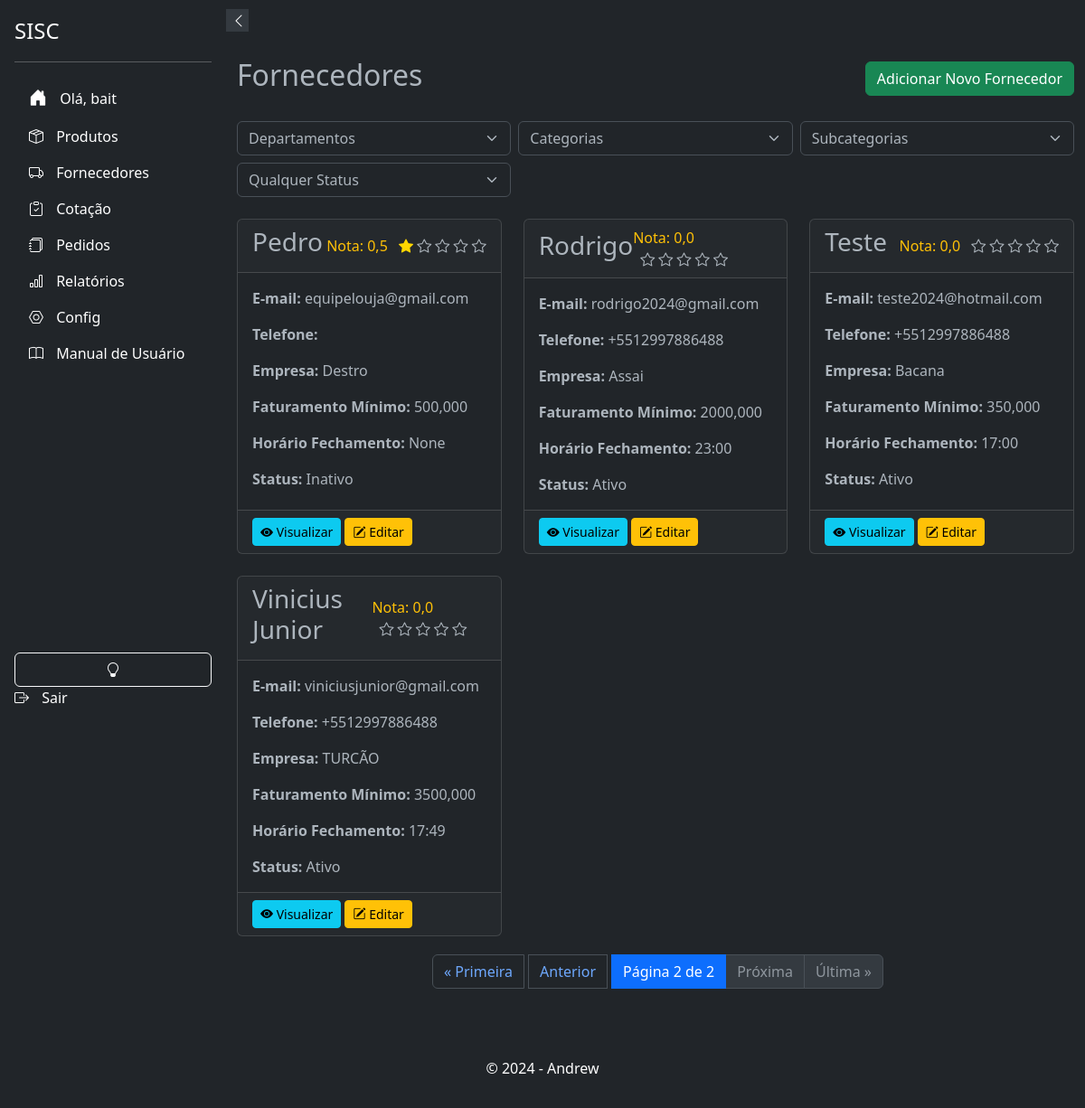
The page /suppliers/?page=2 (signed in) on the database as committed earlier.
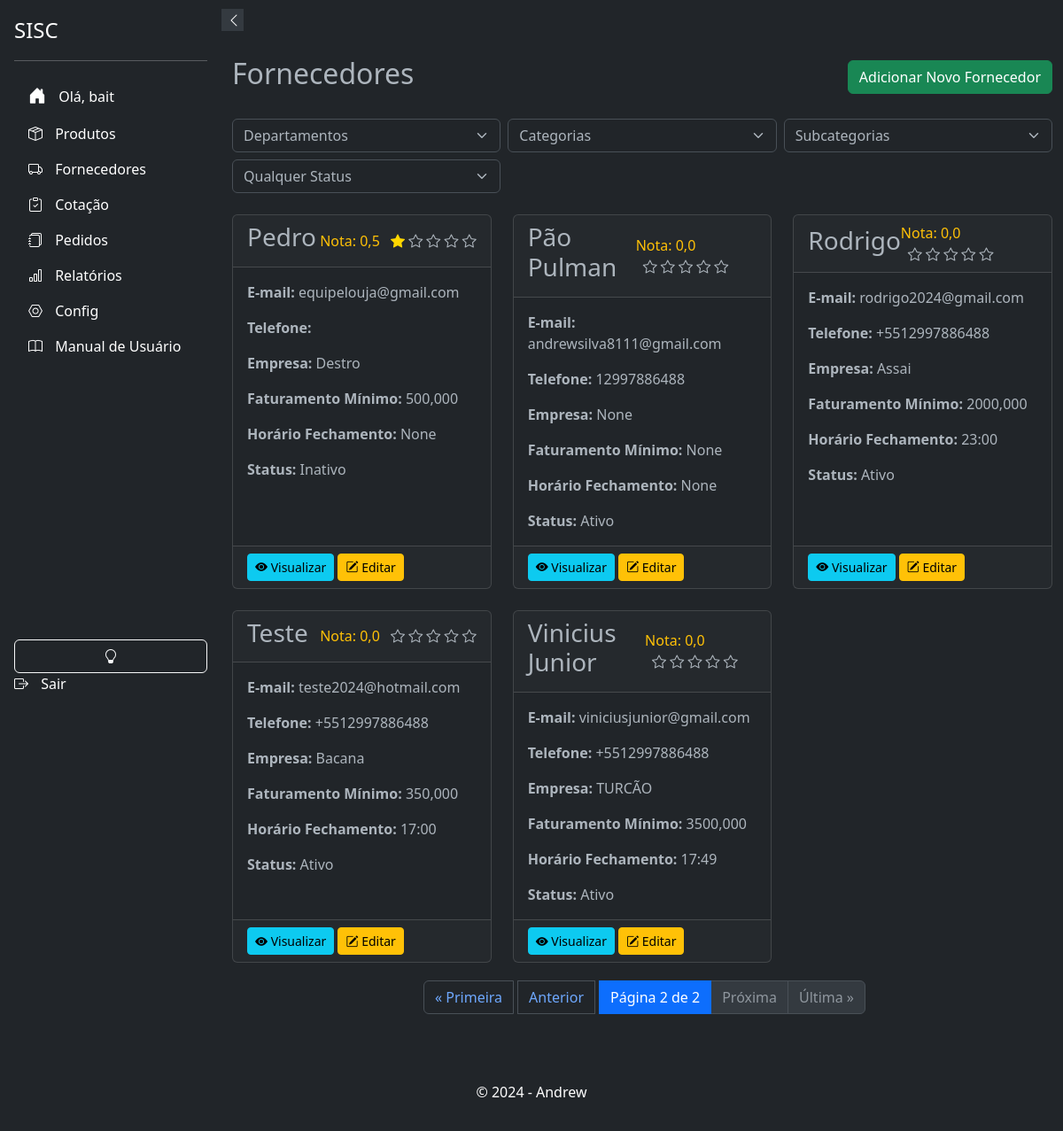
The same page on the database as committed later.
### suppliers/models.py (models this page shows, shortened)
class Supplier(models.Model):
    user = models.ForeignKey(settings.AUTH_USER_MODEL, on_delete=models.CASCADE, blank=True, null=True)
    name = models.CharField(max_length=255)
    email = models.EmailField(unique=True)
    phone_regex = RegexValidator(regex=r'^\+?\d{10,15}$', message="Número de telefone no formato: '+999999999'. Até 15 dígitos.", )
    phone = models.CharField(validators=[phone_regex], max_length=17, blank=True)
    company = models.CharField(max_length=255, null=True, blank=True)
    cnpj = models.CharField(max_length=18, unique=True, validators=[validate_cnpj], null=True, blank=True)
    active = models.BooleanField(default=True, verbose_name="Ativo")
    address_line_1 = models.CharField("Endereço", max_length=255, null=True, blank=True)
    address_line_2 = models.CharField("Complemento", max_length=255, null=True, blank=True)
    city = models.CharField("Cidade", max_length=100, null=True, blank=True)
    state = models.CharField("Estado", max_length=50, null=True, blank=True)
    zip_code = models.CharField("CEP", max_length=10, null=True, blank=True)
    minimum_order_value = models.DecimalField("Valor Mínimo para Pedido", max_digits=10, decimal_places=3, validators=[MinValueValidator(0)], null=True, blank=True)
    order_response_deadline = models.TimeField("Prazo de Resposta para Pedidos", null=True, blank=True)
    departments = models.ManyToManyField('products.Departamento', related_name='suppliers', blank=True)
    categories = models.ManyToManyField(Category, blank=True, verbose_name="Categorias")
    subcategories = models.ManyToManyField(Subcategory, blank=True, verbose_name="Subcategorias")
    brands = models.ManyToManyField(Brand,  blank=True, verbose_name="Marcas")
    created_at = models.DateTimeField(auto_now_add=False, default=datetime.datetime.now, null=True, blank=True)
    updated_at = models.DateTimeField(auto_now=True, verbose_name="Atualizado em")
    deleted = models.BooleanField(default=False)
    holiday_cover_name = models.CharField("Nome do Fornecedor de Férias", max_length=255, null=True, blank=True)
    holiday_cover_email = models.EmailField("Email do Fornecedor de Férias", null=True, blank=True)
    holiday_cover_phone = models.CharField("Telefone do Fornecedor de Férias", validators=[phone_regex], max_length=17, blank=True, null=True)
    observation = models.TextField("Observação", null=True, blank=True)
    delivery_days = models.CharField("Dias de Entrega", max_length=100, blank=True, null=True)
    quality_rating = models.IntegerField(default=0, blank=True, null=True)
    delivery_time_rating = models.IntegerField(default=0, blank=True, null=True)
    price_rating = models.IntegerField(default=0, blank=True, null=True)
    reliability_rating = models.IntegerField(default=0, blank=True, null=True)
    flexibility_rating = models.IntegerField(default=0, blank=True, null=True)
    partnership_rating = models.IntegerField(default=0, blank=True, null=True)
    comments = models.TextField("Comentários", max_length=100, blank=True, null=True)
    billing_deadline_choices = [
        ('1-2', '1 a 2 dias úteis'),
        ('3-5', '3 a 5 dias úteis'),
        ('6-10', '6 a 10 dias úteis'),
        ('11-15', '11 a 15 dias úteis'),
        ('15+', 'Mais de 15 dias úteis'),
        ('negotiable', 'A combinar')
    ]
    billing_deadline = models.CharField(max_length=20, choices=billing_deadline_choices, default='1-2', verbose_name="Prazo de Faturamento")
    specific_billing_deadline = models.CharField(max_length=50, blank=True, null=True, verbose_name="Prazo Específico de Faturamento")
    class Meta:
        ordering = ['name']
    def average_rating(self):
        ratings = [self.quality_rating, self.delivery_time_rating, self.flexibility_rating, self.partnership_rating]
        ratings = [rating for rating in ratings if rating is not None]
        if ratings:
            return sum(ratings) / len(ratings)
        return None

### suppliers/views.py (the view)
# urls.py: path('', SupplierListView.as_view(), name='supplier_list'),
@method_decorator(login_required(login_url='login'), name='dispatch') # Decorador para exigir login
class SupplierListView(ListView):  # View para listar fornecedores
    model = Supplier # Modelo a ser utilizado
    template_name = 'suppliers/supplier_list.html' # Template a ser utilizado
    context_object_name = 'suppliers' # Nome do objeto de contexto
    paginate_by = 6
    def get_queryset(self): # Método para filtrar os fornecedores
        queryset = super().get_queryset()
        department_id = self.request.GET.get('department')
        category_id = self.request.GET.get('category')
        subcategory_id = self.request.GET.get('subcategory')
        status = self.request.GET.get('status')
        if department_id: # Se department_id não estiver vazio
            queryset = queryset.filter(departments__id=department_id) # Filtra os fornecedores pelo departamento
        if category_id:
            queryset = queryset.filter(categories__id=category_id)
        if subcategory_id:
            queryset = queryset.filter(subcategories__id=subcategory_id)
        if status:
            queryset = queryset.filter(active=status == 'True')
        return queryset
    def get_context_data(self, **kwargs): # Adiciona os departamentos ao contexto
        context = super().get_context_data(**kwargs)
        context['suppliers'] = context['object_list']  # Adiciona 'suppliers' ao contexto
        context['departments'] = Departamento.objects.all()
        context['categories'] = Category.objects.all()
        context['subcategories'] = Subcategory.objects.all()
        context['form'] = SupplierFilterForm(self.request.GET or None)
        context['status_form'] = SupplierStatusFilterForm(self.request.GET or None)
        return context

### suppliers/templates/suppliers/supplier_list.html (shortened to what this page needs)
{% extends "base.html" %}
{% load static %}
{% load i18n %}
{% load tz %}
{% block content %}
<div class="container py-4">
    <div class="d-flex justify-content-between align-items-center mb-4">
        <h2>Fornecedores</h2>
        <a href="{% url 'suppliers:supplier_new' %}" class="btn btn-success">Adicionar Novo Fornecedor</a>
    </div>
    <form method="GET" action="{% url 'suppliers:supplier_list' %}" id="filterForm">
        <div class="row g-2">
            <div class="col-md-4">
                <select id="departmentSelect" class="form-select" name="department">
                    <option value="">Departamentos</option>
                </select>
            </div>
            <div class="col-md-4">
                <select id="categorySelect" class="form-select" name="category">
                    <option value="">Categorias</option>
                </select>
            </div>
            <div class="col-md-4">
                <select id="subcategorySelect" class="form-select" name="subcategory">
                    <option value="">Subcategorias</option>
                </select>
            </div>
            <div class="col-md-4">
                <select class="form-select" name="status" onchange="document.getElementById('filterForm').submit()">
                    <option value="">Qualquer Status</option>
                </select>
            </div>
        </div>
    </form>
    <br>
    <div class="row row-cols-1 row-cols-md-3 g-4">
        {% for supplier in suppliers %}
        <div class="col">
            <div class="card h-100 card-hover" onclick="location.href='{% url 'suppliers:supplier_detail' supplier.id %}'">
                <div class="card-header d-flex align-items-center justify-content-between">
                    <h3 class="card-title">{{ supplier.name }}</h3>
                    <div>
                        <span class="text-warning">Nota: {{ supplier.average_rating|floatformat:"1" }}</span>
                        <div class="rating ms-2 d-inline-block">
                            {% for i in "12345" %}
                                {% if forloop.counter <= supplier.average_rating|floatformat:"0"|add:"0" %}
                                    <i class="bi bi-star-fill"></i>
                                {% elif forloop.counter == supplier.average_rating|floatformat:"0"|add:"0"|add:"1" and supplier.average_rating|floatformat:"1"|slice:":1" == "5" %}
                                    <i class="bi bi-star-half"></i>
                                {% else %}
                                    <i class="bi bi-star"></i>
                                {% endif %}
                            {% endfor %}
                        </div>
                    </div>
                </div>
                <div class="card-body">
                    <p class="card-text"><strong>E-mail:</strong> {{ supplier.email }}</p>
                    <p class="card-text"><strong>Telefone:</strong> {{ supplier.phone }}</p>
                    <p class="card-text"><strong>Empresa:</strong> {{ supplier.company }}</p>
                    <p class="card-text"><strong>Faturamento Mínimo:</strong> {{ supplier.minimum_order_value }}</p>
                    <p class="card-text"><strong>Horário Fechamento:</strong> {{ supplier.order_response_deadline }}</p>
                    <p class="card-text"><strong>Status:</strong> {{ supplier.active|yesno:"Ativo,Inativo" }}</p>
                </div>
                <div class="card-footer">
                    <a href="{% url 'suppliers:supplier_detail' supplier.id %}" class="btn btn-info btn-sm">
                        <i class="bi bi-eye-fill"></i> Visualizar
                    </a>
                    <a href="{% url 'suppliers:supplier_update' supplier.id %}" class="btn btn-warning btn-sm">
                        <i class="bi bi-pencil-square"></i> Editar
                    </a>
                </div>
            </div>
        </div>
        {% empty %}
            <p>Nenhum fornecedor encontrado.</p>
        {% endfor %}
    </div>
<nav aria-label="Paginação de fornecedores">
    <ul class="pagination justify-content-center">
        {% if page_obj.has_previous %}
            <li class="page-item">
                <a class="page-link" href="?page=1" aria-label="Primeira">&laquo; Primeira</a>
            </li>
            <li class="page-item">
                <a class="page-link" href="?page={{ page_obj.previous_page_number }}" aria-label="Anterior">Anterior</a>
            </li>
        {% endif %}
        <li class="page-item active">
            <span class="page-link">
                Página {{ page_obj.number }} de {{ page_obj.paginator.num_pages }}
            </span>
        </li>
        {% if page_obj.has_next %}
            <li class="page-item">
                <a class="page-link" href="?page={{ page_obj.next_page_number }}" aria-label="Próxima">Próxima</a>
            </li>
            <li class="page-item">
                <a class="page-link" href="?page={{ page_obj.paginator.num_pages }}" aria-label="Última">Última &raquo;</a>
            </li>
        {% else %}
            <li class="page-item disabled">
                <span class="page-link">Próxima</span>
            </li>
            <li class="page-item disabled">
                <span class="page-link">Última &raquo;</span>
            </li>
        {% endif %}
    </ul>
</nav>
</div>
{% endblock %}

### app/templates/base.html (shortened to what this page needs)
<!DOCTYPE html>
<html lang="pt-br">
<head>
    <link rel="stylesheet" href="https://cdn.jsdelivr.net/npm/bootstrap@5.3.2/dist/css/bootstrap.min.css">
    <link rel="stylesheet" href="https://cdn.jsdelivr.net/npm/bootstrap-icons@1.3.0/font/bootstrap-icons.css">
    <link rel="stylesheet" href="https://cdn.jsdelivr.net/npm/bootstrap-select@1.13.14/dist/css/bootstrap-select.min.css">
    <link rel="stylesheet" href="https://code.jquery.com/ui/1.12.1/themes/base/jquery-ui.css">
    <link href="https://cdn.jsdelivr.net/npm/select2/dist/css/select2.min.css" rel="stylesheet" />
    <link href="https://cdn.jsdelivr.net/npm/select2@4.1.0/dist/css/select2.min.css" rel="stylesheet" />
</head>
<body>
    {% include 'components/_header.html' %}
    {% include 'components/_sidebar.html' %}
    <div class="main-content">
        {% block content %}{% endblock %}
    </div>
    <footer class="bg-dark text-white text-center p-3">
        <p>&copy; 2024 - Andrew</p>
    </footer>
</body>
</html>

### app/templates/components/_header.html (shortened to what this page needs)
<header class="header">
  <div class="container">
    <div class="header__content">
      <nav class="header__nav">
        <ul class="header__nav-list">
          <li class="header__nav-item">
          </li>
        </ul>
      </nav>
    </div>
  </div>
</header>

### app/templates/components/_sidebar.html (shortened to what this page needs)
<!DOCTYPE html>
<html>
<head>
    <link href="https://cdn.jsdelivr.net/npm/bootstrap@5.3.0-alpha3/dist/css/bootstrap.min.css" rel="stylesheet">
    <link rel="stylesheet" href="https://cdn.jsdelivr.net/npm/bootstrap-icons@1.10.5/font/bootstrap-icons.css">
</head>
<body>
    <div class="sidebar d-flex flex-column flex-shrink-0 p-3 text-white bg-dark" id="sidebar">
        <button class="sidebar-toggle" onclick="toggleSidebar()">
            <i id="sidebar-toggle-icon" class="bi bi-chevron-left"></i>
        </button>
        <a href="#" class="d-flex align-items-center mb-3 mb-md-0 me-md-auto text-white text-decoration-none">
            <span class="fs-4">SISC</span>
        </a>
        <hr>
        {% if user.is_authenticated %}
            <ul class="nav nav-pills flex-column mb-auto">
                <li class="nav-item">
                    <a href="{% url 'accounts:home' %}" class="nav-link text-white" aria-current="page">
                        <i class="bi bi-house-door-fill fs-5"></i>
                        <span>Olá, {{ user.username }}</span>
                    </a>
                </li>
                <li>
                    <a href="{% url 'products:products_list' %}" class="nav-link text-white">
                        <i class="bi bi-box-seam"></i>
                        <span>Produtos</span>
                    </a>
                </li>
                <li>
                    <a href="{% url 'suppliers:supplier_list' %}" class="nav-link text-white">
                        <i class="bi bi-truck "></i>
                        <span>Fornecedores</span>
                    </a>
                </li>
                <li>
                    <a href="{% url 'cotacao:cotacao_list' %}" class="nav-link text-white">
                        <i class="bi bi-clipboard-check"></i>
                        <span>Cotação</span>
                    </a>
                </li>
                <li>
                    <a href="{% url 'respostas:listar_pedidos' %}" class="nav-link text-white">
                        <i class="bi bi-journals"></i>
                        <span>Pedidos</span>
                    </a>
                </li>
                <li>
                    <a href="{% url 'relatorios:gerar_relatorios' %}" class="nav-link text-white">
                        <i class="bi bi-bar-chart"></i>
                        <span>Relatórios</span>
                    </a>
                </li>
                <li>
                    <a href="{% url 'admin:index' %}" class="nav-link text-white">
                        <i class="bi bi-nut"></i>
                        <span>Config</span>
                    </a>
                </li>
                <li>
                    <a href="{% url 'relatorios:manual_usuario' %}" class="nav-link text-white">
                        <i class="bi bi-book"></i>
                        <span>Manual de Usuário</span>
                    </a>
                </li>
            <br>
            </ul>
            <button class="btn btn-outline-light" onclick="toggleTheme()">
                <i id="theme-toggle-icon" class="bi bi-lightbulb-fill"></i>
            </button>
            <a href="{% url 'accounts:logout' %}" class="nav-link text-white">
                <i class="bi bi-box-arrow-right"></i>
                <span>Sair</span>
            </a>
        {% else %}
            <a href="{% url 'accounts:login' %}" class="nav-link text-white">
                <i class="bi bi-box-arrow-in-right"></i>
                <span>Login</span>
            </a>
        {% endif %}
    </div>
</body>
</html>

Rows that differ between the two databases and show on the page:
added Supplier: name "Pão Pulman", average_rating "0,0", email "andrewsilva8111@gmail.com", phone "12997886488", company "None", minimum_order_value "None", order_response_deadline "None", active "Ativo"
